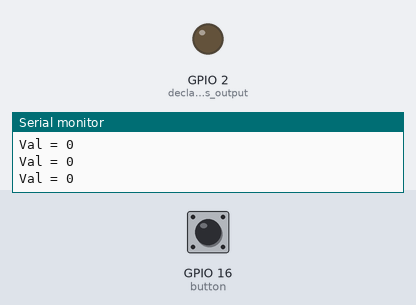
Recording of a sketch running on a simulated ESP8266 (NodeMCU). Parts: output pins drawn as LEDs (lit = HIGH), the last lines printed to the serial monitor. The inputs (shaded band) are chosen by the test bench; at power-on: GPIO 16 (button) LOW. WiFi joins after 1.5 s; servers stay silent unless stated; the Firebase database answers and starts empty.

Above: at 3.7 s.
3.8 s: GPIO 16 (button) pulled HIGH for 0.15 s
At 4.5 s:
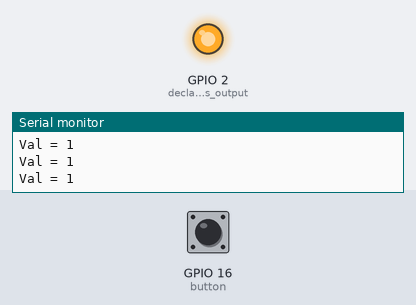
Timing chart, 0 to 6.8 s (numbered marks = the images above; inputs shaded):
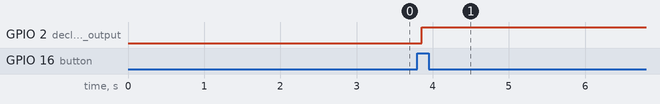

The sketch:

sketch_dec13b.ino
```cpp
int led = 5;     // LED pin
int button = 16; // push button is connected
int temp = 0;    // temporary variable for reading the button pin status

#include <ESP8266WiFi.h>
#include <FirebaseESP8266.h>

#define FIREBASE_HOST "smart-doorbell-96925-default-rtdb.firebaseio.com"                     //Your Firebase Project URL goes here without "http:" , "\" and "/"
#define FIREBASE_AUTH "qOQuQ8umMP0SqoGGec6mJorQHUYOrbQlYWVQ7mLF" //Your Firebase Database Secret goes here

#define WIFI_SSID "Trojan Hax"                                               //WiFi SSID to which you want NodeMCU to connect
#define WIFI_PASSWORD "DDNSS@8#"                                      //Password of your wifi network


// Declare the Firebase Data object in the global scope
FirebaseData firebaseData;
bool val = false;


void setup() {

  Serial.begin(115200);  // Select the same baud rate if you want to see the datas on Serial Monitor


  pinMode(LED_BUILTIN, OUTPUT);   // declare LED as output
  pinMode(button, INPUT); // declare push button as input
  Serial.println("Serial communication started\n\n");

  WiFi.begin(WIFI_SSID, WIFI_PASSWORD);                                     //try to connect with wifi
  Serial.print("Connecting to ");
  Serial.print(WIFI_SSID);


  while (WiFi.status() != WL_CONNECTED) {
    Serial.print(".");
    delay(500);
  }


  Serial.println();
  Serial.print("Connected to ");
  Serial.println(WIFI_SSID);
  Serial.print("IP Address is : ");
  Serial.println(WiFi.localIP());                                            //print local IP address
  Firebase.begin(FIREBASE_HOST, FIREBASE_AUTH);   // connect to firebase

  Firebase.reconnectWiFi(true);
  delay(1000);
}

void loop() {

// Firebase Error Handling And Writing Data At Specifed Path************************************************

 if (Firebase.getBool(firebaseData,"/data")) {

      val = firebaseData.boolData();
      Serial.print("Val = ");
               Serial.println(val);
    }

   else {
    Serial.println(firebaseData.errorReason());
  }

 temp = digitalRead(button);

Serial.print("Val = ");
               Serial.println(val);
   if (temp == HIGH && !val) {
        digitalWrite(LED_BUILTIN, HIGH);
     //   Serial.println("LED Turned ON");

           val = !val;
      if (Firebase.setBool(firebaseData, "/data", val)) {    // On successful Write operation, function returns 1
               Serial.println("Value Uploaded Successfully");
               Serial.print("Val = ");
               Serial.println(val);
               Serial.println("\n");

            //   delay(60000);

     }

else {
    Serial.println(firebaseData.errorReason());
  }


   }
}


/* NOTE:
 *  To upload value, command is ===> Firebase.setInt(firebaseData, "path", variable);
 *  Example                     ===>  Firebase.setInt(firebaseData, "/data", val);
 */
```

Measured:
- after the input at 3.8 s, GPIO 2 (declare_LED_as_output): LOW → HIGH after 0.06 s
